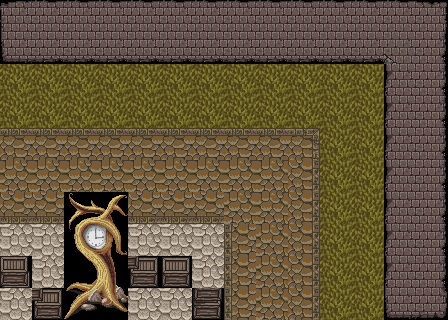

This game map was drawn from its Tiled (.tmx) file and the tilesets committed beside it. A one-line description and the full map source follow:
An orthogonal 14x10 tile map with 32x32 px tiles, 1 tile layer (Tile Layer 1), 4 tilesets.

<map version="1.0" orientation="orthogonal" renderorder="right-down" width="14" height="10" tilewidth="32" tileheight="32" nextobjectid="1">
 <tileset firstgid="1" name="ArtistInfo" tilewidth="32" tileheight="32" tilecount="961" columns="31">
  <image source="adventure-pics/ArtistInfo.png" width="1000" height="1000" />
 </tileset>
 <tileset firstgid="962" name="jungle-tree" tilewidth="32" tileheight="32" tilecount="4" columns="2">
  <image source="adventure-pics/jungle-tree.png" width="64" height="64" />
 </tileset>
 <tileset firstgid="966" name="Castle2" tilewidth="32" tileheight="32" tilecount="256" columns="16">
  <image source="adventure-pics/Castle2.png" width="512" height="512" />
 </tileset>
 <tileset firstgid="1222" name="Castle" tilewidth="32" tileheight="32" tilecount="256" columns="16">
  <image source="adventure-pics/Castle.png" width="512" height="512" />
 </tileset>
 <layer name="Tile Layer 1" width="14" height="10">
  <data encoding="csv">
979,980,980,980,980,980,980,980,980,980,980,980,980,981,
1011,1012,1012,1012,1012,1012,1012,1012,1012,1012,1012,1012,1026,997,
1162,1162,1162,1162,1162,1162,1162,1162,1162,1162,1162,1162,995,997,
1162,1162,1162,1162,1162,1162,1162,1162,1162,1162,1162,1162,995,997,
1133,1133,1133,1133,1133,1133,1133,1133,1133,1134,1162,1162,995,997,
439,439,439,439,439,439,439,439,439,1150,1162,1162,995,997,
1165,1165,1138,1139,1165,1165,1165,439,439,1150,1162,1162,995,997,
448,448,1154,1155,448,448,448,1148,439,1150,1162,1162,995,997,
1200,448,1170,1171,1214,1215,448,1148,439,1150,1162,1162,995,997,
448,1214,1186,1187,448,448,1216,1148,439,1150,1162,1162,1011,1013
</data>
 </layer>
</map>
